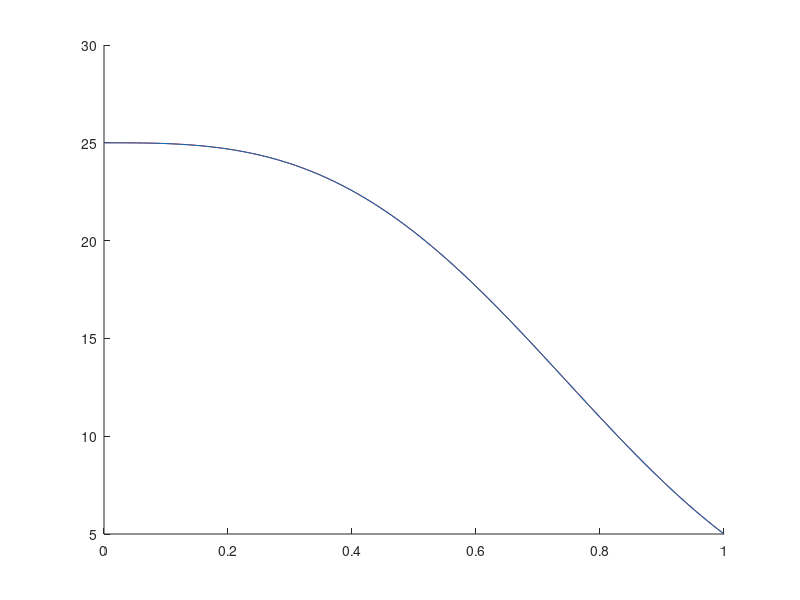
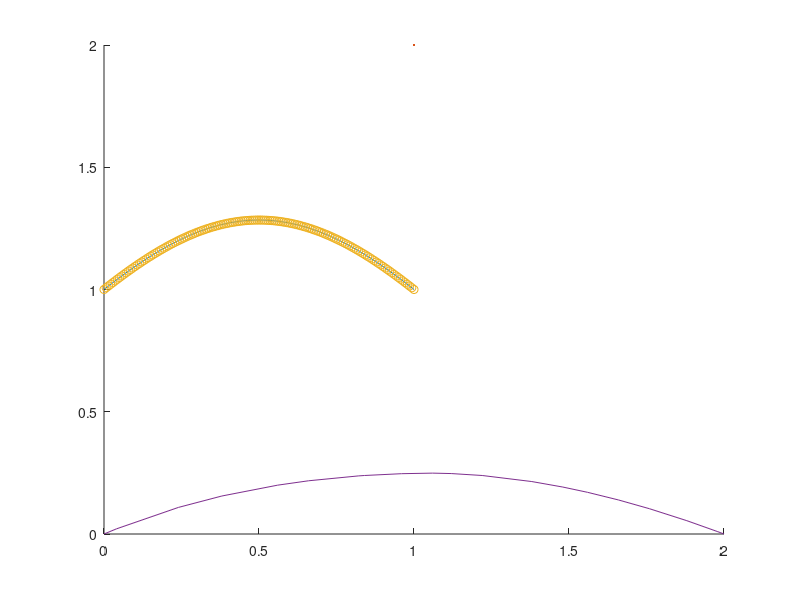

These figures' MATLAB source, in order:
%% 1 esercizio con richiamo
clc
clear
close all

intervalli = 110;

BC = [0 -15*log(5)];

a = 0;
b = 1;

mu = 1;

h = (b-a)/intervalli;

uni = ones(intervalli+1, 1);

d = 2*mu/h.*uni;
d(1) = d(1)/2;
d(end) = d(end)/2;

d1 = -mu/h.*uni;

x = linspace(a, b, intervalli+1)';

A = spdiags([d, d1, d1], [0 1 -1], intervalli+1, intervalli+1);


gamma_f = @(x) 9.*x.^4.*log(5)^2 - 6.*x.*log(5);

xMedi = (x(2:end) + x(1:end-1))/2;

d = h/3 * (gamma_f(xMedi(1:end-1)) + gamma_f(xMedi(2:end)) );
d = [h/3*gamma_f(xMedi(1)); d; h/3*gamma_f(xMedi(end))];
d1 = h/6*gamma_f(xMedi(1:end));

A_richiamo = spdiags([d,  [0;d1], [d1;0]], [0 1 -1], intervalli+1, intervalli+1);

A_tot = A+A_richiamo;

b = zeros(length(x),1);

b(1) = b(1)-BC(1);
b(end) = b(end)+BC(end);

u = A_tot\b;

uex = @(x) 5.^(2-x.^3);

abs(u(end) - uex(1))


%% 1 test
clc
clear
close all
intervalli = 110;

BC = [0 -15*log(5)];

a = 0;
b = 1;

mu = 1;
gamma_f = @(x) 9.*x.^4.*log(5)^2 - 6.*x.*log(5);

N = intervalli+1
h = (b-a)/(N-1);
x = linspace(a,b,N)';
uni = ones(N,1);
d = 2*mu/h*uni;
d(1) = d(1)/2;
d(end) = d(end)/2;

d1 = -mu/h*uni;


A = spdiags([d, d1, d1], [0 1 -1], N, N);

xMedi = (x(2:end) + x(1:end-1))/2;

dgamma = 1/3 * (gamma_f(xMedi(1:end-1)) + gamma_f(xMedi(2:end)))*h;
dgamma = [gamma_f(xMedi(1))/3*h; dgamma; gamma_f(xMedi(end))*h/3];


dgamma1 = 1/6 * gamma_f(xMedi(1:end)) * h;

A_gamma = spdiags([dgamma, [0;dgamma1], [dgamma1;0]], [0 1 -1], N, N);

b = zeros(N, 1);

b(1) = b(1) * h/2 - BC(1);
b(end) = b(end) * h/2 + BC(2);



u = (A+A_gamma)\b;
figure
hold on

plot(x,u, "r")

u_esatta = @(x) 5.^(2-x.^3);

abs(u(end) - u_esatta(1))
plot(x, u_esatta(x))

%% 2
clc
clear
close all


f = @(x) 3.*cos(x)+ (1-x).*cos(x);

mu = 1;

a = 1;
b = 2;


x = [1 1.19 1.22 1.39 1.47 1.5 1.66 1.79 1.81 1.92 2]';

% neumann a dx
BC = [2 0];

h = diff(x);

d = mu./h(1:end-1) + mu./h(2:end);

d = [d; mu/h(end)];

% !!! fare attenzione a mettere il . !!!
d1 = -mu./h(2:end);

nodi = length(x)-1;
A = spdiags([d, [0;d1], [d1;0]], [0 1 -1], nodi, nodi);

b = f(x(2:end-1))/2 .* ((h(1:end-1) + h(2:end)));

b = [b; f(x(end)) * h(end)/2 + BC(2)];

b(1) = b(1) + mu/h(1)*BC(1);

u = [BC(1); A\b];

u(find(x==1.47))

%% 3

clc
clear
close all

mu = 1;

BC = [0 0];


f = @(x) 3.*cos(x)+ (3-x.^3).*cos(x); 

x = [0 0.39 0.4 0.61 0.82 1.09 1.23 1.41 1.69 1.9 2]';

h = diff(x);

d = mu./h(1:end-1) + mu./h(2:end);

d1 = -mu./h(2:end-1);

nodi = length(x)-2;
A = spdiags([d, [0;d1], [d1;0]], [0 1 -1], nodi, nodi);

b = f(x(2:end-1))/2 .* (h(1:end-1) + h(2:end));

u = [BC(1); A\b; BC(2)];

u(find(x==0.82))

%% 4

clc
clear
close all


mu = 1;
a = 0;
b = 2;

BC = [0 0];

f = @(x) 2.*sin(x)+sqrt(x+2).*cos(x);

x = [0 0.27 0.53 0.65 0.88 1.07 1.26 1.59 1.63 1.92 2]';

h = diff(x);

d = mu./h(1:end-1) + mu./h(2:end);

d1 = -mu./h(2:end-1);

nodi = length(x)-2;
A = spdiags([d, [0;d1], [d1;0]], [0 1 -1], nodi, nodi);

b = f(x(2:end-1))/2 .* (h(1:end-1) + h(2:end));

u = [BC(1); A\b; BC(2)];

u(find(x==1.59))

%% round 2

%% 1

clc
clear
close all

mu = 1;
a = 0;
b = 1;

f = @(x) 3.*cos(x) + (3-x.^3).*sin(x);

x = [0 0.11 0.25 0.36 0.49 0.52 0.6 0.77 0.82 0.92 1]';

h = diff(x);

d = mu./h(1:end-1) + mu./h(2:end);

d1 = -mu./h(2:end-1);

N = length(x)-2;
A = spdiags([d, [0;d1], [d1;0]], [0 1 -1], N, N);

b = f(x(2:end-1))/2 .* (h(1:end-1) + h(2:end));

% non serve modificare B visto che ho dirichlet omogeneo

u = [0; A\b; 0];

u(find(x==0.36))


%% 2

clc
clear
close all

f = @(x) 3.*cos(x) + (3-x.^3).*cos(x);

x = [1 1.25 1.43 1.62 1.98 2.07 2.35 2.54 2.67 2.82 3]';

h = diff(x);

mu = 1;

d = mu./h(1:end-1) + mu./h(2:end);

d1 = -mu./h(2:end-1);

N = length(x)-2;
A = spdiags([d, [0;d1], [d1;0]], [0 1 -1], N, N);

b = f(x(2:end-1))/2 .* (h(1:end-1) + h(2:end));

u = [0; A\b; 0];

u(find(x==1.43))


%% 3
clc
clear
close all


mu = 1;

f = @(x) 2.*sin(x) + (1-x).*sin(x);

% neumann a dx
BC = [0 2];

x = [0 0.3 0.54 0.73 0.95 1.01 1.24 1.53 1.76 1.95 2]';

h = diff(x);

d = mu./h(1:end-1) + mu./h(2:end);

d = [d; mu./h(end)];

d1 = -mu./h(2:end);

N = length(x)-1;
A = spdiags([d, [0;d1], [d1;0]], [0 1 -1], N, N);


b = f(x(2:end-1))/2 .* (h(1:end-1) + h(2:end));

b = [b; f(x(end))/2 * h(end) + BC(2)];

u = [BC(1); A\b];

u(find(x==1.01))


%% 4

clc
clear 
close all

BC = [1 -1];

gamma_f = @(x) ((1-2.*x).^2 - 2);

mu =1;

intervalli = 140;
a = 0;
b = 1;
x = linspace(a, b, intervalli+1)';

h = 1/intervalli;

d = 2*mu/h * ones(length(x)-2,1);

d = [mu./h; d; mu./h];

d1 = -mu./h*ones(length(x)-1, 1);

A = spdiags([d, [0;d1], [d1;0]], [0 1 -1], intervalli+1, intervalli+1);

xMedi = (x(2:end) + x(1:end-1))/2;

d_gamma = h/3 * (gamma_f(xMedi(1:end-1)) + gamma_f(xMedi(2:end)));

d_gamma = [h/3 * gamma_f(xMedi(1)); d_gamma; h/3 * gamma_f(xMedi(end))];
d1_gamma = 1/6 *gamma_f(xMedi(1:end)) *h;

A_gamma = spdiags([d_gamma, [0;d1_gamma], [d1_gamma;0]], [0 1 -1], intervalli+1, intervalli+1);


A_tot = A+A_gamma;

b = zeros(intervalli+1, 1);

b(1) = -BC(1);
b(end) = +BC(end);
u = A_tot\b;

u_esatta = @(x) exp(x-x.^2);


figure 
hold on

plot(x, u, LineWidth=2)
plot(x, u_esatta(x), "o")



abs(u(end)-u_esatta(1))


%% tema esame

clc
clear
close all

L = 2;
x = L.*[0 0.02 0.12 0.19 0.28 0.33 0.41 0.42 0.48 0.53 0.56 0.61 0.69 0.74 0.78 0.83 0.88 0.94 0.99 1]';

f = @(x) 1+1.*(x>L/2);

mu_f = @(x) 2+x;
h = diff(x);

xMedi = (x(2:end) + x(1:end-1))/2;

muVal = mu_f(xMedi);

d = muVal(1:end-1)./h(1:end-1) + muVal(2:end)./h(2:end);

d1 = -muVal(2:end-1)./h(2:end-1);

N = length(x)-2;
A = spdiags([d, [0;d1], [d1;0]], [0 1 -1], N, N);

b = f(x(2:end-1))/2 .* (h(1:end-1) + h(2:end));

u = [0; A\b; 0];

plot(x,u)
% più di 0.2466, meno di 0.24899 -> 0.247, OK


%% extra

%% 2

clc
clear
close all

f = @(x) 2.*sin(x) + (1-x).*sin(x);
x = [0 0.1 0.27 0.37 0.41 0.54 0.66 0.77 0.8 0.93 1]';

h = diff(x);

mu = 1;

d = mu./h(1:end-1) + mu./h(2:end);

d1 = -mu./h(2:end-1);

N = length(x)-2;
A = spdiags([d, [0;d1], [d1;0]], [0 1 -1], N, N);

b = f(x(2:end-1))/2 .* (h(1:end-1) + h(2:end));

u = [0; A\b; 0];

u(find(x==0.54))
